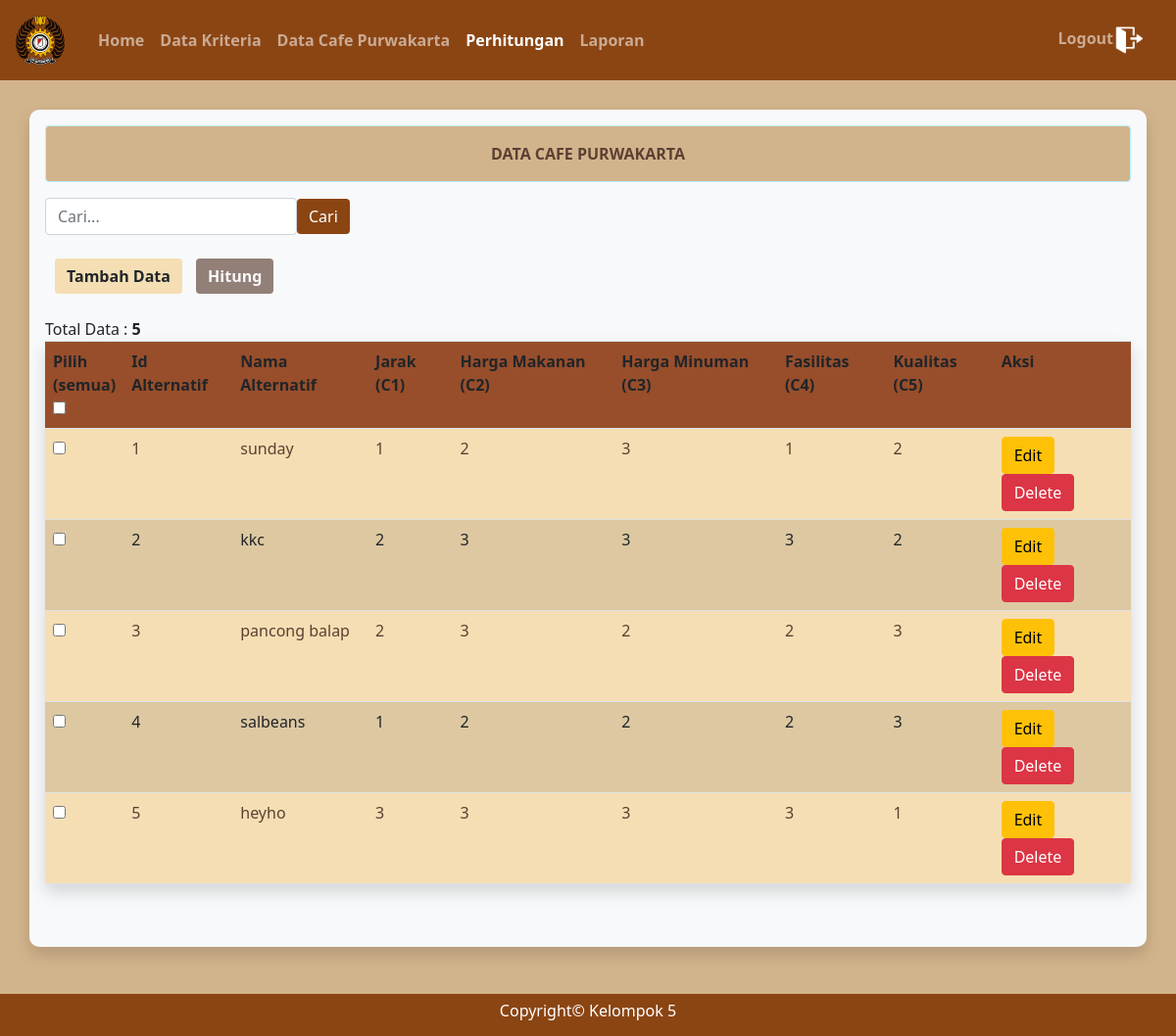
The page /admin/data_cafe.php (signed in) on the database its author committed.
### tables this page shows
CREATE TABLE `alternatif` (
  `id_alternatif` varchar(25) NOT NULL,
  `nama_alternatif` varchar(80) NOT NULL,
  `c1` varchar(25) NOT NULL,
  `c2` varchar(25) NOT NULL,
  `c3` varchar(25) NOT NULL,
  `c4` varchar(25) NOT NULL,
  `c5` varchar(25) NOT NULL
);

### functions.php (called while the page is built, shortened)
<?php
$con = mysqli_connect("localhost", "root", "", "moora");
function tampilcafe($query)
{
    global $con;
    $data = mysqli_query($con, $query);
    $rows = [];
    while ($row = mysqli_fetch_assoc($data)) {
        $rows[] = $row;
    }
    return $rows;
}
?>

### admin/data_cafe.php (the view, shortened to what this page needs)
<?php
require '../functions.php';
$current_page = basename($_SERVER['PHP_SELF']);
$data_cafe = tampilcafe("SELECT * FROM alternatif");
$data_cafe1 = mysqli_query($con, "SELECT * FROM alternatif");
?>
<!doctype html>
  <html lang="en">
  <head>
    <link rel="stylesheet" type="text/css" href="../bootstrap/css/bootstrap.min.css">
    <link href="https://cdn.jsdelivr.net/npm/bootstrap@5.1.1/dist/css/bootstrap.min.css" rel="stylesheet">
</head>
<body>
  <nav class="navbar navbar-expand-lg navbar-dark bg-primary">
    <a class="navbar-brand" href="#"><img src="../img/stt.png" width="50"></a>
    <div class="collapse navbar-collapse" id="navbarNavAltMarkup">
      <div class="navbar-nav" style="margin: 10px;">
        <a class="nav-link <?= $current_page == 'index.php' ? 'active' : '' ?>" href="index.php"><b>Home</b></a>
        <a class="nav-link <?= $current_page == 'data_kriteria.php' ? 'active' : '' ?>" href="data_kriteria.php"><b>Data Kriteria</b></a>
        <a class="nav-link <?= $current_page == 'cafe.php' ? 'active' : '' ?>" href="cafe.php"><b>Data Cafe Purwakarta</b></a>
        <a class="nav-link <?= $current_page == 'data_cafe.php' ? 'active' : '' ?>" href="data_cafe.php"><b>Perhitungan</b></a>
        <a class="nav-link <?= $current_page == 'laporan.php' ? 'active' : '' ?>" href="laporan.php"><b>Laporan</b></a>
      </div>
      <div class="navbar-nav ms-auto" style="margin: 10px;">
        <a class="log nav-link" href="../logout.php"><b>Logout</b><img src="../img/logout.png" width="30"></a>
      </div>
    </div>
  </nav>
  <div class="container bg-light shadow p-3 mb-5">
    <div class="alert alert-info">
      <center><b>DATA CAFE PURWAKARTA</b></center>
    </div>
    <div class="form-inline">
      <form method="POST" action="" class="form-group">
        <input type="text" name="input" autofocus autocomplete="off" class="form-control" placeholder="Cari...">
        <button type="submit" name="cari" class="btn btn-brown">Cari</button>
      </form>
    </div>
    <br>
    <a href="tambah_data_cafe.php" class="btn btn-light-brown text-dark" style="margin-left: 10px;"><b>Tambah Data</b></a>
    <form method="POST" action="perhitungan.php" class="d-inline">
      <button type="submit" name="perhitungan" class="btn btn-dark-brown text-light" style="margin-left: 10px;" id="hitungButton" disabled>
        <b>Hitung</b>
      </button>
      <br><br>
      <table class="table table-striped shadow p-3 mb-5">
        <?php $tot = mysqli_num_rows($data_cafe1);
        echo "Total Data : <b>" . $tot . "</b>";
        ?>
        <tr class="bg-info">
          <th>Pilih <br> (semua) <br>
            <input type="checkbox" onChange="checkAll(this)" name="chk[]">
          </th>
          <th>Id Alternatif</th>
          <th>Nama Alternatif</th>
          <th>Jarak (C1)</th>
          <th>Harga Makanan (C2)</th>
          <th>Harga Minuman (C3)</th>
          <th>Fasilitas (C4)</th>
          <th>Kualitas (C5)</th>
          <th>Aksi</th>
        </tr>
        <?php foreach ($data_cafe as $cafe) { ?>
          <tr>
            <td><input type="checkbox" name="id_alternatif[]" class="checkbox_item" value="<?= $cafe['id_alternatif']; ?>" onchange="toggleHitungButton()"></td>
            <td><?= $cafe['id_alternatif']; ?></td>
            <td><?= $cafe['nama_alternatif']; ?></td>
            <td><?= $cafe['c1']; ?></td>
            <td><?= $cafe['c2']; ?></td>
            <td><?= $cafe['c3']; ?></td>
            <td><?= $cafe['c4']; ?></td>
            <td><?= $cafe['c5']; ?></td>
            <td>
              <a href="edit_data_cafe.php?id_alternatif=<?= $cafe['id_alternatif']; ?>" class="btn btn-warning">Edit</a>
              <a href="hapus_data_cafe.php?id_alternatif=<?= $cafe['id_alternatif']; ?>" class="btn btn-danger">Delete</a>
            </td>
          </tr>
        <?php } ?>
      </table>
    </div>
  <div class="col-md-12 bg-primary">
    <div class="copyright">
      <h6>Copyright&copy; Kelompok 5</h6>
    </div>
  </div>
</body>
</html>

### admin/data_cafe.php (style rules this page uses)
body { background-color: #D2B48C; background-image: url(../img/galeri/poto.jpg); background-size: cover; }
.container { min-height: calc(100vh - 211px - -60px); background-color: #D2B48C; padding: 15px; border-radius: 10px; margin-top: 30px; }
.col-md-12 { padding: 8px; background-color: #8B4513 !important; }
.copyright { text-align: center; color: #FFFF; }
.navbar { background-color: #8B4513; }
.alert-info { background-color: #D2B48C; color: #5B4032; }
.table-striped { background-color: #F5DEB3; }
.table th, .table td { color: #5B4032; }
.table th { background-color: #A0522D; color: white; }
.bg-primary { background-color: #8B4513 !important; }
.btn-brown { background-color: #8B4513; color: #FFFFFF; border: none; }
.btn-light-brown { background-color: #F5DEB3; border: none; }
.btn-dark-brown { background-color: #5C4033; border: none; }

### rows shown on the page
alternatif: id_alternatif "1", nama_alternatif "sunday", c1 "1", c2 "2", c3 "3", c4 "1", c5 "2"
alternatif: id_alternatif "2", nama_alternatif "kkc", c1 "2", c2 "3", c3 "3", c4 "3", c5 "2"
alternatif: id_alternatif "3", nama_alternatif "pancong balap", c1 "2", c2 "3", c3 "2", c4 "2", c5 "3"
alternatif: id_alternatif "4", nama_alternatif "salbeans", c1 "1", c2 "2", c3 "2", c4 "2", c5 "3"
alternatif: id_alternatif "5", nama_alternatif "heyho", c1 "3", c2 "3", c3 "3", c4 "3", c5 "1"

### other values the page prints
$tot "5"
